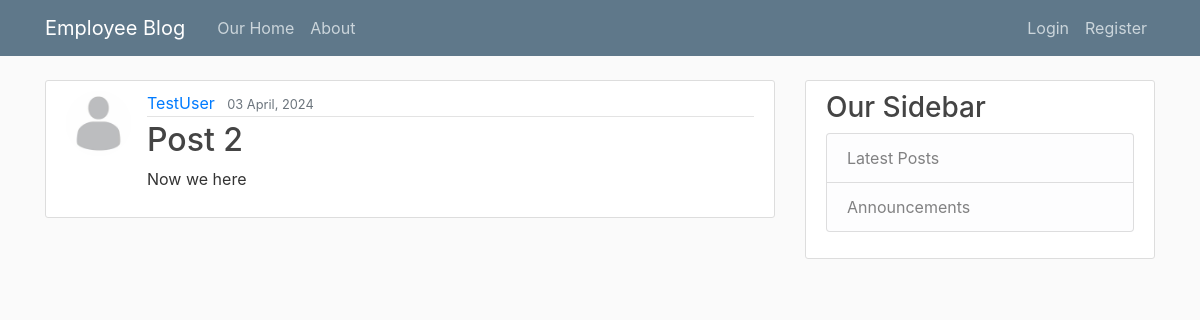
The app's page /post/2/ with its own data.
### blog/models.py (models this page shows, shortened)
class Post(models.Model):
    title = models.CharField(max_length=100)
    content = models.TextField()
    date_posted = models.DateTimeField(default=timezone.now)
    author = models.ForeignKey(User, on_delete=models.CASCADE)

### users/models.py (models this page shows, shortened)
class Profile(models.Model):
    user = models.OneToOneField(User, on_delete=models.CASCADE)
    image = models.ImageField(default='default.jpg', upload_to='profile_pics')

### blog/views.py (the view)
# urls.py: path('post/<int:pk>/', PostDetailView.as_view(), name='post-detail'),
class PostDetailView(DetailView):
    model = Post

### blog/templates/blog/post_detail.html (shortened to what this page needs)
{% extends "blog/base.html" %}
{% block content %}
    <article class="media content-section">
        <img class="rounded-circle article-img" src="{{ object.author.profile.image.url }}">
        <div class="media-body">
        <div class="article-metadata">
            <a class="mr-2" href="#">{{ object.author }}</a>
            <small class="text-muted">{{ object.date_posted|date:"d F, Y" }}</small>
        </div>
        <h2 class="article-title">{{ object.title }}</h2>
        <p class="article-content">{{ object.content }}</p>
        </div>
    </article>
{% endblock content %}

### blog/static/blog/main.css (style rules this page uses)
body { background: #fafafa; color: #333333; margin-top: 5rem; }
h1, h2, h3, h4, h5, h6 { color: #444444; }
.content-section { background: #ffffff; padding: 10px 20px; border: 1px solid #dddddd; border-radius: 3px; margin-bottom: 20px; }
.article-title { color: #444444; }
.article-content { white-space: pre-line; }
.article-img { height: 65px; width: 65px; margin-right: 16px; }
.article-metadata { padding-bottom: 1px; margin-bottom: 4px; border-bottom: 1px solid #e3e3e3 }

### records on screen
Post: author.profile.image (placeholder picture), author "TestUser", date_posted "03 April, 2024", title "Post 2", content "Now we here"
